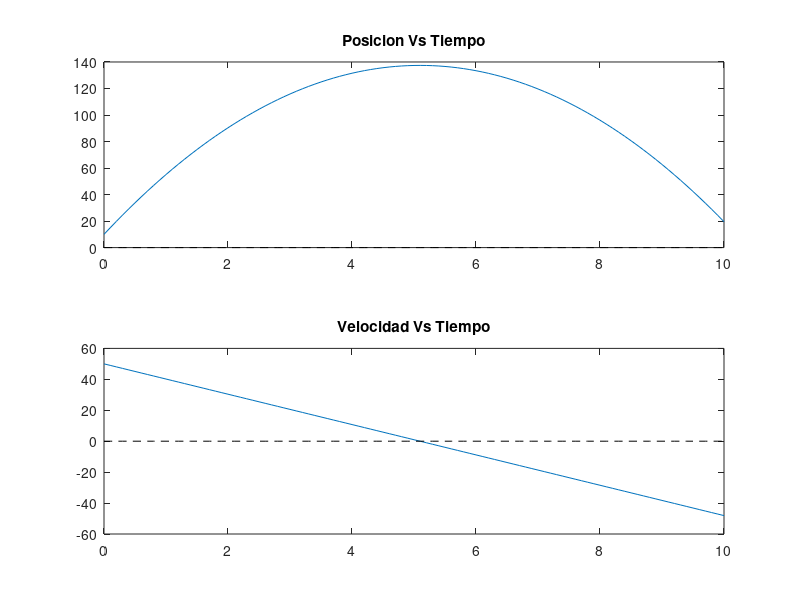

This figure's MATLAB source:
lim = 10;
t = zeros(lim,1);
x = zeros(lim,1);
v = zeros(lim,1);
x0 = 10;
v0 = 50;
j = 1;
for i = 0:.1:lim;
    t(j) = i;
    x(j) = x0 +  v0*t(j) - (9.81)*t(j)^2/2;
    v(j) = v0 - (9.81)*t(j);
    j = j+1;
end
subplot(2,1,1);
plot(t,x,t, 0*v,'--k');
title('Posicion Vs Tiempo');
subplot(2,1,2);
plot(t,v,t, 0*v,'--k');
title('Velocidad Vs Tiempo');


